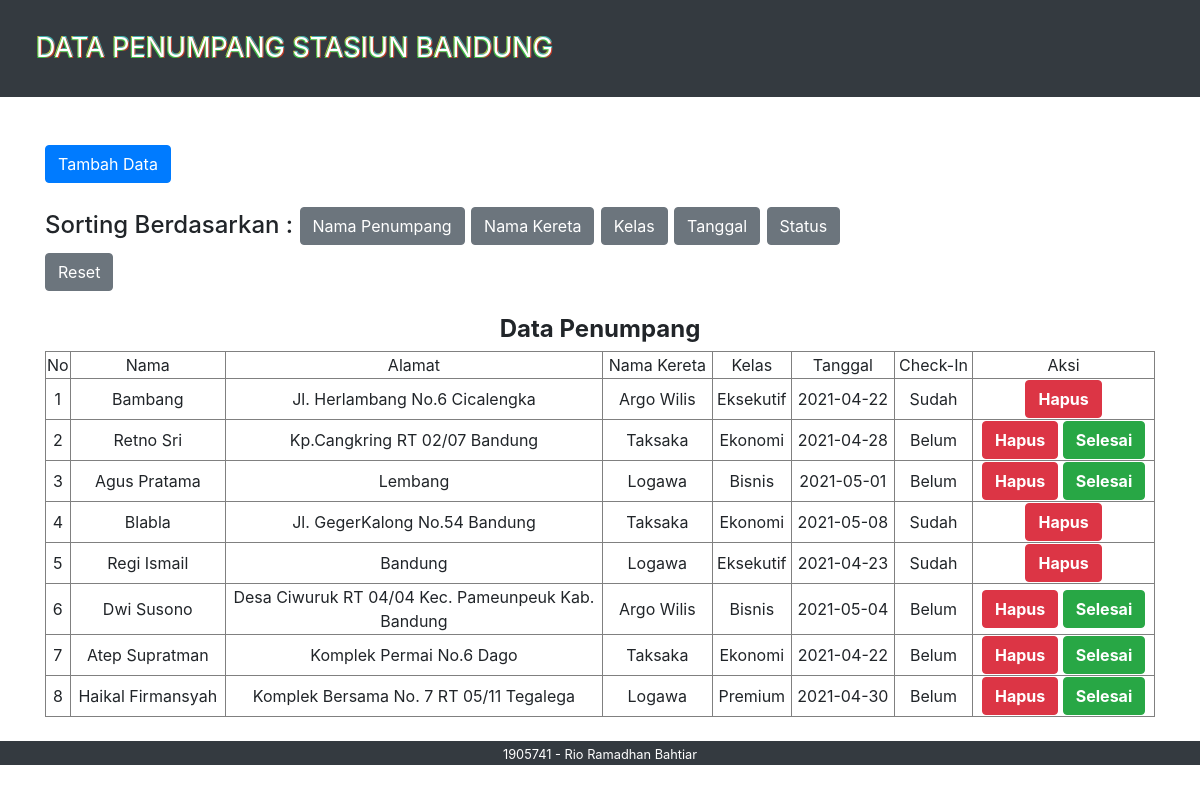
The page / on the database its author committed.
### tables this page shows
CREATE TABLE `tb_isi` (
  `id` int(10) NOT NULL,
  `name_td` varchar(255) NOT NULL,
  `address_td` text NOT NULL,
  `name_train_td` varchar(255) NOT NULL,
  `class_td` varchar(255) NOT NULL,
  `date_td` date NOT NULL,
  `checkin_td` varchar(255) NOT NULL
);

### conf.php (called while the page is built)
<?php
$db_host = "localhost";
$db_user = "root";
$db_password = "";
$db_name = "db_tp4";
 ?>

### includes/DB.class.php (called while the page is built, shortened)
<?php
class DB{
	var $db_host = '';
	var $db_user = '';
	var $db_password = '';
	var $db_name = '';
	var $db_link = '';
	var $result = 0;
	function DB($db_host='', $db_user='', $db_password='', $db_name=''){
		$this->db_host = $db_host;
		$this->db_user = $db_user;
		$this->db_password = $db_password;
		$this->db_name = $db_name;
	}
	function open(){
		$this->db_link = mysqli_connect($this->db_host, $this->db_user, $this->db_password, $this->db_name);
	}
	function execute($query=""){
		$this->result = mysqli_query($this->db_link, $query);
		return $this->result;
	}
	function getResult(){
		return mysqli_fetch_array($this->result);
	}
}
 ?>

### includes/Task.class.php (called while the page is built, shortened)
<?php
class Task extends DB{
	function getTask(){
		$query = "SELECT * FROM tb_isi";
		return $this->execute($query);
	}
}
?>

### index.php (the view, shortened to what this page needs)
<?php
include("conf.php");
include("includes/Template.class.php");
include("includes/DB.class.php");
include("includes/Task.class.php");
$otask = new Task($db_host, $db_user, $db_password, $db_name);
$otask->open();
if(isset($_GET['sort'])){
	$otask->sorting($_GET['sort']);
}
else{
	$otask->getTask();
}
$data = null;
$no = 1;
while (list($id, $tname, $taddress, $tnametrain, $tclass, $tdate, $tcheckin) = $otask->getResult()) {
	if($tcheckin == "Sudah"){
		$data .= "<tr>
		<td>" . $no . "</td>
		<td>" . $tname . "</td>
		<td>" . $taddress . "</td>
		<td>" . $tnametrain . "</td>
		<td>" . $tclass . "</td>
		<td>" . $tdate . "</td>
		<td>" . $tcheckin . "</td>
		<td>
		<button class='btn btn-danger'><a href='index.php?id_hapus=" . $id . "' style='color: white; font-weight: bold;'>Hapus</a></button>
		</td>
		</tr>";
		$no++;
	}
	else{
		$data .= "<tr>
		<td>" . $no . "</td>
		<td>" . $tname . "</td>
		<td>" . $taddress . "</td>
		<td>" . $tnametrain . "</td>
		<td>" . $tclass . "</td>
		<td>" . $tdate . "</td>
		<td>" . $tcheckin . "</td>
		<td>
		<button class='btn btn-danger'><a href='index.php?id_hapus=" . $id . "' style='color: white; font-weight: bold;'>Hapus</a></button>
		<button class='btn btn-success' ><a href='index.php?id_status=" . $id .  "' style='color: white; font-weight: bold;'>Selesai</a></button>
		</td>
		</tr>";
		$no++;
	}
}

### includes/Template.class.php (shortened to what this page needs)
<?php
class Template{
	var $content = '';
	function Template($filename = ''){
		$this->content = implode('', @file($filename));
	}
	function clear(){
		$this->content = preg_replace("/DATA_[A-Z|_|0-9]+/", "", $this->content);
	}
	function write(){
		print $this->content;
	}
	function replace($old = '', $new = ''){
		if(is_int($new)){
			$value = sprintf("%d", $new);
		}elseif(is_float($new)){
			$value = sprintf("%f", $new);
		}elseif(is_array($new)){
			$value = '';
			foreach( $new as $item){
				$value .= $item. '';
			}
		}else{
			$value = $new;
		}
		$this->content = preg_replace("/$old/",  $value, $this->content);
	}
}
 ?>

### rows shown on the page
tb_isi: name_td "Bambang", address_td "Jl. Herlambang No.6 Cicalengka", name_train_td "Argo Wilis", class_td "Eksekutif", date_td "2021-04-22", checkin_td "Sudah"
tb_isi: name_td "Retno Sri", address_td "Kp.Cangkring RT 02/07 Bandung", name_train_td "Taksaka", class_td "Ekonomi", date_td "2021-04-28", checkin_td "Belum"
tb_isi: name_td "Agus Pratama", address_td "Lembang", name_train_td "Logawa", class_td "Bisnis", date_td "2021-05-01", checkin_td "Belum"
tb_isi: name_td "Blabla", address_td "Jl. GegerKalong No.54 Bandung", name_train_td "Taksaka", class_td "Ekonomi", date_td "2021-05-08", checkin_td "Sudah"
tb_isi: name_td "Regi Ismail", address_td "Bandung", name_train_td "Logawa", class_td "Eksekutif", date_td "2021-04-23", checkin_td "Sudah"
tb_isi: name_td "Dwi Susono", address_td "Desa Ciwuruk RT 04/04 Kec. Pameunpeuk Kab. Bandung", name_train_td "Argo Wilis", class_td "Bisnis", date_td "2021-05-04", checkin_td "Belum"
tb_isi: name_td "Atep Supratman", address_td "Komplek Permai No.6 Dago", name_train_td "Taksaka", class_td "Ekonomi", date_td "2021-04-22", checkin_td "Belum"
tb_isi: name_td "Haikal Firmansyah", address_td "Komplek Bersama No. 7 RT 05/11 Tegalega", name_train_td "Logawa", class_td "Premium", date_td "2021-04-30", checkin_td "Belum"
